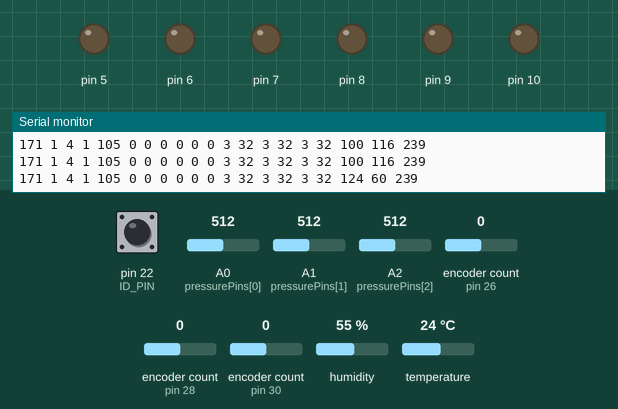
A sketch run on a simulated Arduino Mega 2560, built with avr-gcc and run on an emulated ATmega2560. Parts: output pins drawn as LEDs (lit = HIGH), the last lines printed to the serial monitor. The test bench sets the inputs (shaded band); at power-on: encoder count (sensors on pin 28, pin 26, pin 30) 0, pin 22 (ID_PIN) HIGH, A0 (pressurePins[0]) = 512, A1 (pressurePins[1]) = 512, A2 (pressurePins[2]) = 512, humidity 55 %, temperature 24 °C. Storage starts empty.

Above: at 1.2 s.
1.3 s: encoder count (sensor on pin 28) set to 4
At 1.8 s:
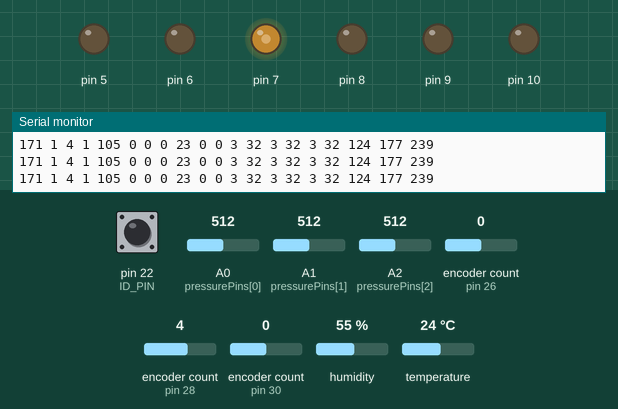
2.8 s: encoder count (sensor on pin 26) set to 4
At 3.2 s:
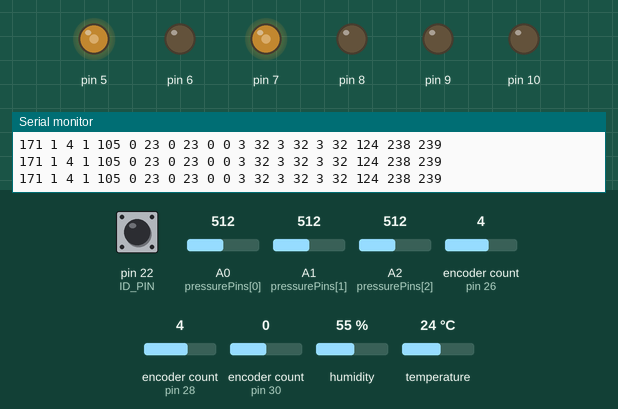
4.3 s: encoder count (sensor on pin 30) set to 1
At 5.2 s:
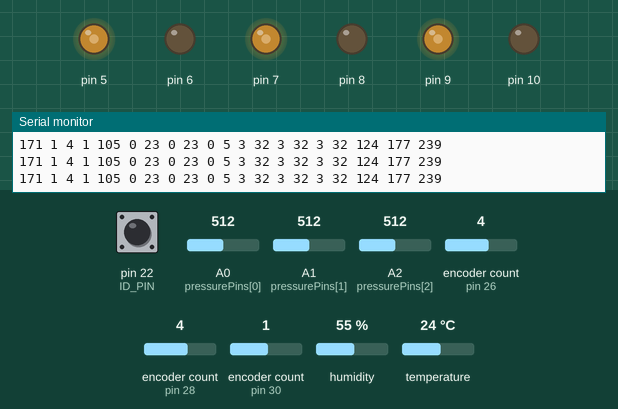
Timing chart, 0 to 7.3 s (numbered marks = the images above; inputs shaded):
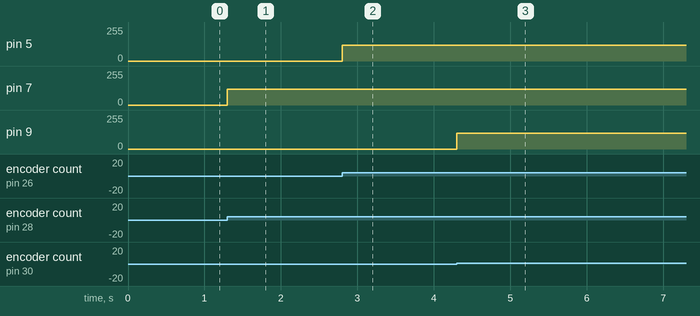

Measured:
- after the input at 1.3 s, pin 7: 0/255 → 120/255 at once
- after the input at 2.8 s, pin 5: 0/255 → 120/255 at once
- after the input at 4.3 s, pin 9: 0/255 → 120/255 at once

The sketch:

mega_station.ino
```cpp
#include <Encoder.h>
#include <SPI.h>
#include <SD.h>
#include <DHT.h>

// ---------------- SYSTEM CONFIG ----------------
#define NUM_SERVOS 3
#define NUM_PRESSURES 3
const int telemetryLength = 5 + NUM_SERVOS * 2 + NUM_PRESSURES * 2 + 1 + 2; //temp sensor, crc8/footer

#define ID_PIN 22    //if pin high, manifold 1. if low, manifold 2    //default is high
#define SD_CS 53    //for sd card
File dataFile;

// transmission constants
#define HEADER 0xAB
#define VERSION 1
uint8_t DEVICE_ID;
#define FOOTER 0xEF

HardwareSerial& loraSerial = Serial1;   //RX1 (19), TX1 (18)

#define tempSensor_PIN 32    //tempSensor requires only one digital pin
DHT tempSensor(tempSensor_PIN, DHT11);    //type is DHT11

unsigned long lastTelemetrySend = 0;
unsigned long lastLoggedEvent = 0;
unsigned long lastGetTemp = 0;
float tempC;   //initial temp value

// ---------------- PRESSURE CALIBRATION ----------------
const int V1_mV = 500;
const int V2_mV = 2500;
const float P1 = -45;   //obtained experimentally
const float P2 = 800.0;

float A = (P2 - P1) / (float)(V2_mV - V1_mV);   //pressure sensor calibration
float B = P1 - A * V1_mV;

const int pressurePins[NUM_PRESSURES] = {A0, A1, A2};
uint16_t pressures[NUM_PRESSURES];
const int loadCellPressurePins[3] = {A4, A5, A6};

float pressure_caliA[NUM_PRESSURES] = {A, A, A};
float pressure_caliB[NUM_PRESSURES] = {B, B, B};


// common - computes the CRC8 byte for a given array
uint8_t computeCRC8(uint8_t* data, int length) {
  uint8_t crc = 0x00;

  for (int i = 0; i < length; i++) {
    crc ^= data[i];
    for (int j = 0; j < 8; j++) {
      if (crc & 0x80)
        crc = (crc << 1) ^ 0x07;
      else
        crc <<= 1;
    }
  }
  return crc;
}

// ================== LOGGING =============================
// common - used to give an explanation for events in the log
void logEvent(String message) {
  if (dataFile) {
    dataFile.print(millis());
    dataFile.print(",");
    dataFile.println(message);
  }
  Serial.println(message);    //for debugging only
}

// common - prints packets to Serial monitor for use in debugging.
void printPacket(uint8_t* packet, int telemetryLength) {
  for (int i=0; i<telemetryLength; i++) {
    Serial.print(packet[i]);
    Serial.print(" ");
  }
  Serial.println();
}

// common - logs packets to SD card
void logPacket(uint8_t* packet, int length) {
  if (dataFile) {
    dataFile.print(millis());
    dataFile.print(",");
    for (int i=0; i < length; i++) {
      dataFile.print(packet[i]);
      dataFile.print(",");
    }
    dataFile.println();
    if (millis() - lastLoggedEvent >= 300) {    //only flush to log every 300ms to avoid delays
      lastLoggedEvent = millis();
      dataFile.flush();
    }
  }

  printPacket(packet, length);  //used for serial debugging
}

//---------------INITIALIZING------------------------------
// initializes SD module and creates a unique file
void initializeDatalogging() {
  if (!SD.begin(SD_CS)) {
    Serial.println("SD init failed! NO LOGGING.");
    sendError(208);   //if sd card doesn't initialize properly, an error will be sent
    return;
  }

  int fileIndex = 0;
  String filename;

  while (true) {      //must create a new file upon power-up
    filename = "DATA_" + String(fileIndex) + ".csv";
    if (!SD.exists(filename)) break;
    fileIndex++;
  }

  dataFile = SD.open(filename, FILE_WRITE);

  if (dataFile) {
    logEvent("Created file number " + String(fileIndex));
  } else {
      Serial.println("Issue with file.");
  }
}

void deviceConfig() {   //determines device ID, i.e. which manifold
  pinMode(ID_PIN, INPUT_PULLUP);
  DEVICE_ID =  (digitalRead(ID_PIN) == 1) ? 1 : 2;    //if pin high, manifold 1, if low, manifold 2
}

void initializeTempSensor() {
  tempSensor.begin();
}


// ---------------- PACKET VALIDATION ----------------
// common - checks if the header, version, footer, or CRC byte are correct. Does not check device ID
bool checkPacketValidity(uint8_t* packet, int length) {
  uint8_t receivedCRC = packet[length - 2];
  uint8_t calculatedCRC = computeCRC8(packet, length - 2);
  if (packet[0] != HEADER || packet[1] != VERSION || packet[length - 1] != FOOTER || receivedCRC != calculatedCRC) {
    return false;
  } else {
    return true;
  }
}

// ---------------- SERVO CLASS ----------------
class RexServo {
public:
  Encoder encoder;
  int rpwmPin;
  int lpwmPin;

  long targetTicks = 0;

  static constexpr float TICKS_PER_DEG = 0.67;
  const int SPEED = 120;
  const long TOL = 1;   // tolerance for position

  long unsigned moveStartTime;
  bool moveActive = false;
  const int timeout = 800; // will raise critical flag if times out

  RexServo(int encA, int encB, int rpwm, int lpwm)
    : encoder(encA, encB), rpwmPin(rpwm), lpwmPin(lpwm) {}

  void begin() {
    pinMode(rpwmPin, OUTPUT);
    pinMode(lpwmPin, OUTPUT);
    encoder.write(0);   // zero at boot
    stop();
  }

  void stop() {
    analogWrite(rpwmPin, 0);
    analogWrite(lpwmPin, 0);
  }

  void setAngle(uint16_t deg) {
    targetTicks = (long)(deg * TICKS_PER_DEG);
    moveStartTime = millis();
    moveActive = true;
  }

  long getTicks() {
    return encoder.read();
  }

  float getAngle() {
    return encoder.read() / TICKS_PER_DEG;
  }

  void update() {
    long pos = encoder.read();
    long err = targetTicks - pos;

    if (abs(err) <= TOL) {
      stop();
      moveActive = false;
      return;
    }

    if (err > 0) {
      analogWrite(rpwmPin, SPEED);
      analogWrite(lpwmPin, 0);
    } else {
      analogWrite(rpwmPin, 0);
      analogWrite(lpwmPin, SPEED);
    }

    if (moveActive && millis() - moveStartTime > timeout && abs(err) > TOL) {
      stop();
      moveActive = false;
      logEvent("Servo timeout. Please consider the implications.");
      sendError(250);
    }
  }
};

RexServo servos[NUM_SERVOS] = {
  RexServo(26, 27, 6, 5),
  RexServo(28, 29, 8, 7),
  RexServo(30, 31, 10, 9),
  // encoder A, B, PWM A, B
};

// ---------------- PRESSURE AND TEMP FUNCTIONS ----------------
void readPressure() {   // reads through the array of pressures sensors
  for (int i = 0; i < NUM_PRESSURES; i++) {
    int raw = analogRead(pressurePins[i]);      //gathers the raw reading (10 bit number)
    long mV = (raw * 5000L) / 1023;   // converts to mV level (1023 is for 10-bit Mega ADC)
    float psi = pressure_caliA[i] * mV + pressure_caliB[i];     // converts mV reading to psi based on calibration parameters

    if (psi < 0) psi = 0;     // if lower than 0, reads 0

    pressures[i] = (uint16_t)psi;
  }
}

uint8_t getTemp() {
  if (millis() - lastGetTemp > 1000) {   //if long enough wait, get new temp, otherwise use old value
    tempC = tempSensor.readTemperature();
    lastGetTemp = millis();
  }

  return (uint8_t) (tempC + 100);
  //returns tempC + 100  to allow for values -100 to 155 to be transmitted
  //otherwise, all values below 0 will be wrong.
    //sensor operating range -55 to +125C
    //correction to temp will be made before displaying with mega_football
}

// ---------------- RECEIVE ----------------
// parses UART input from the Lora
void handleLoraInput() {

  static uint8_t buffer[64];
  static int index = 0;

  while (loraSerial.available()) {

    uint8_t byte = loraSerial.read();

    // wait for header
    if (index == 0 && byte != HEADER)
      continue;

    buffer[index++] = byte;

    // if footer found, process packet
    if (index >= 2 && byte == FOOTER) {

      if (checkPacketValidity(buffer, index)) {
        handleLoraPacket(buffer, index);      // execute the command
      } else {
        logEvent("LoRa Packet Invalid");
      }

      index = 0;  // reset for next packet
    }

    if (index >= 64) {
      index = 0;  // overflow protection
    }
  }
}

// handles any commands given over UART from the Lora
void handleLoraPacket(uint8_t* packet, int length) {
  logPacket(packet, length);
  uint8_t command = packet[4];

  if (packet[2] != DEVICE_ID) {   // if packet is meant for a different device, ignore
    logEvent("Packet above not meant for me. Maybe later.");
    return;
  }

  uint8_t fault = 0;

  switch (command) {
    uint16_t deg;

    case 9:   // change angle of servo
      int servoIndex = packet[5];
      deg = packet[6] << 8 | packet[7];    //degrees is sent in two bytes
      servos[servoIndex].setAngle(deg);
      break;

    case 13:    //close all servos
      for (int i = 0; i < NUM_SERVOS; i++) {
        servos[i].setAngle(0);
      }
      break;

    case 17:    //reinitialize data card
      initializeDatalogging();
      break;

    case 207:   //query sd card status
      fault = (dataFile) ? 1 : 2;
      break;

    default:
      logEvent("Invalid command.");
      break;
  }

  sendCommandAck(command, fault);   //0, no faults
}

// ---------------- TRANSMIT ----------------
// sends a packet to the Lora with updated telemetry
void sendTelemetryPacket() {
  uint8_t packet[telemetryLength];

  packet[0] = HEADER;
  packet[1] = VERSION;
  packet[2] = 4;      // destination mega_football
  packet[3] = DEVICE_ID;      // source
  packet[4] = 105;    // telemetry data command

  int idx = 5;
  for (int i = 0; i < NUM_SERVOS; i++) {
    uint16_t deg = (uint16_t)servos[i].getAngle();
    packet[idx++] = deg >> 8;         // separate servo valve positions into two bytes
    packet[idx++] = deg & 0xFF;
  }

  readPressure();
  for (int i = 0; i < NUM_PRESSURES; i++) {
    packet[idx++] = pressures[i] >> 8;      // separate pressures into two bytes
    packet[idx++] = pressures[i] & 0xFF;
  }

  packet[idx++] = getTemp();

  uint8_t crc8 = computeCRC8(packet, idx);      // compute CRC of packet up to this point
  packet[idx++] = crc8;
  packet[idx++] = FOOTER;

  // relay to the Lora
  loraSerial.write(packet, idx);
  logPacket(packet, idx);
}

// sends a packet to confirm which command was executed, and the error status
void sendCommandAck(uint8_t originalCommand, uint8_t faultRaised) {
  uint8_t packet[9];

  packet[0] = HEADER;
  packet[1] = VERSION;
  packet[2] = 4;   //dest_id, mega_football
  packet[3] = DEVICE_ID;
  packet[4] = 100;        // acknowledgement command
  packet[5] = originalCommand;
  packet[6] = faultRaised;
  packet[7] = computeCRC8(packet, 7);
  packet[8] = FOOTER;

  loraSerial.write(packet, 9);
  logEvent("Acknowledgement sent");
  logPacket(packet, 9);
}

// sends error codes to the Lora
void sendError(int errorCommand) {
  uint8_t packet[7];

  packet[0] = HEADER;
  packet[1] = VERSION;      // version
  packet[2] = 4;      // destination mega_football
  packet[3] = DEVICE_ID;      // source
  packet[4] = errorCommand;
  packet[5] = computeCRC8(packet, 5);
  packet[6] = FOOTER;

  loraSerial.write(packet, 7);      //send immediately
  logPacket(packet, 7);
}


// ---------------- SETUP ----------------
void setup() {
  Serial.begin(115200);    // used to start Serial output for debugging
  loraSerial.begin(115200);   // begins the UART channel to communicate with the Lora

  deviceConfig();             // determines if device is manifold 1 or 2

  for (int i = 0; i < NUM_SERVOS; i++)
    servos[i].begin();        // initializes PWM pins and sets each encoder to 0

  initializeDatalogging();    // initializes SD Card
  initializeTempSensor();
  logEvent("System ready. Device ID: " + String(DEVICE_ID));
  logEvent("(Time)Header,Version,Dest,Source,Command,Servo-0,Servo-0,Servo-1,Servo-1,Servo-2,Servo-2,Pres-0,Pres-0,Pres-1,Pres-1,Pres-2,Pres-3,Temp,CRC-8,Footer");
}

// ---------------- LOOP ----------------
void loop() {
  for (int i = 0; i < NUM_SERVOS; i++)
    servos[i].update();   // updates position of each servo valve

  handleLoraInput();    // checks for new UART data, executes commands

  if (millis() - lastTelemetrySend >= 100) {
    sendTelemetryPacket();    // builds and sends updated telemetry information
    lastTelemetrySend = millis();
  }
}
```
